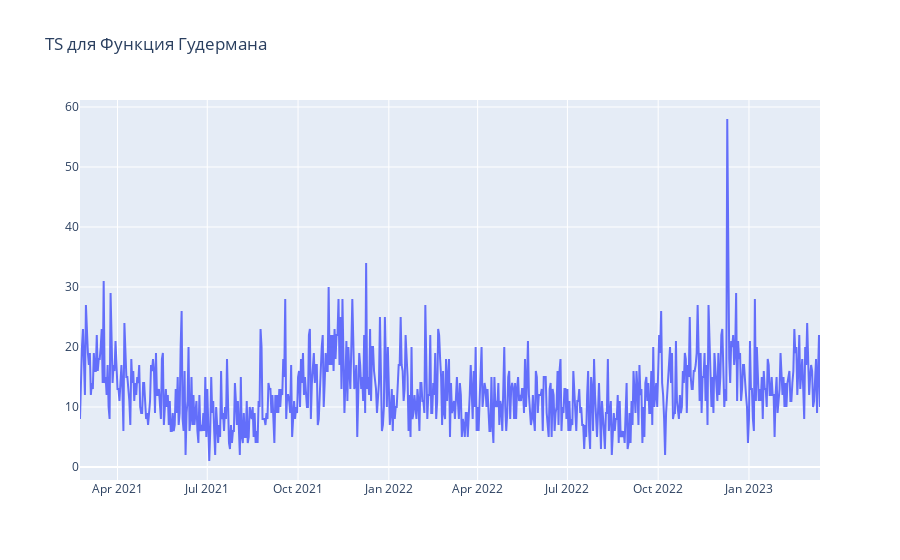

Here is the notebook cell this chart was saved with:
### Markdown cell above
Наш ряд имеет следующий вид

### Code cell
plotly_df(my_data.set_index('Date'), title=f'TS для {str(title.iloc[0])}')

### Figure 1 — Plotly figure (JSON) as saved in the notebook; plotly's stock layout.template omitted (floating-point values rounded to 4 significant figures; data arrays with more than 128 entries replaced by an {"elided": "..."} marker saying what was removed)
{"data": [{"mode": "lines", "name": "Views", "type": "scatter", "x": {"elided": "751 str values"}, "y": {"elided": "751 int values"}}], "layout": {"autosize": true, "title": {"text": "TS для Функция Гудермана"}, "xaxis": {"autorange": true, "range": ["2021-02-22", "2023-03-14"], "type": "date"}, "yaxis": {"autorange": true, "range": [-2.167, 61.17], "type": "linear"}}}
